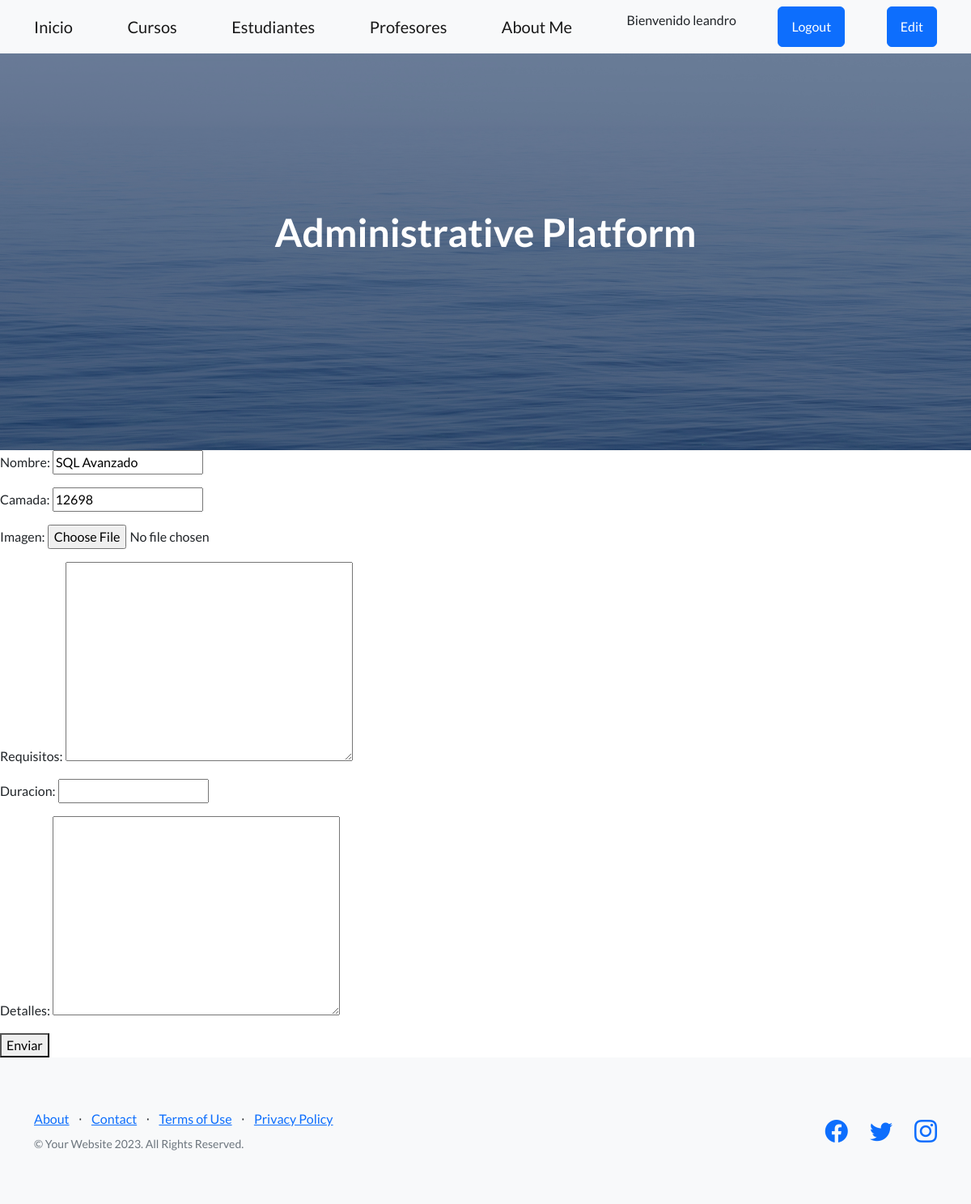
Before: /app-coder/actualiza-curso/15 (signed in) with the older database file.
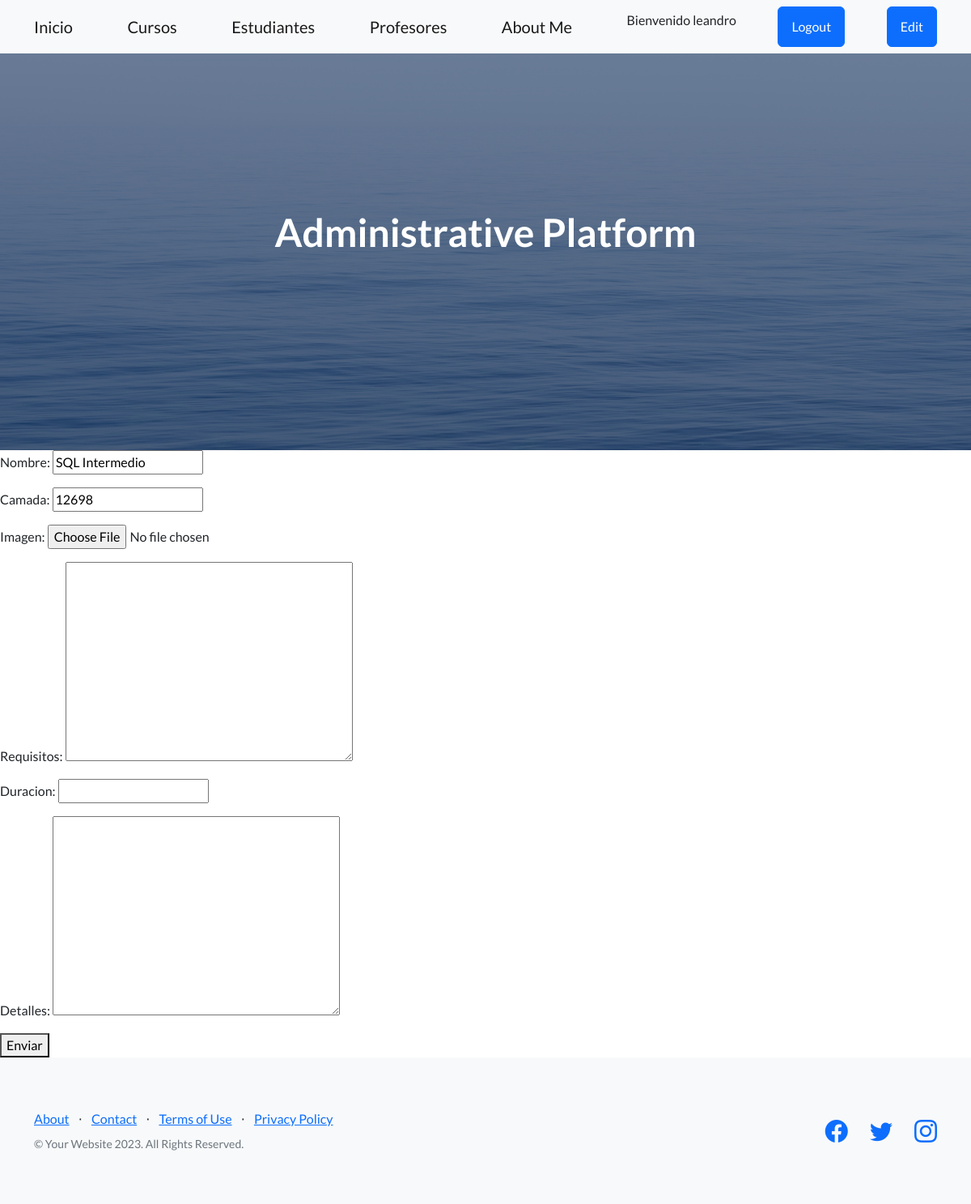
After: the same page with the newer database file.
### AppCoder/models.py (models this page shows, shortened)
class Curso(models.Model):
    nombre = models.CharField(max_length=50)
    camada = models.IntegerField(blank=True, null=True)
    imagen = models.ImageField(upload_to="jpgcursos/", blank=True, null=True)
    requisitos = models.TextField(blank=True, null=True)
    duracion = models.CharField(max_length=50, blank=True, null=True)
    detalles = models.TextField(blank=True, null=True)
    class Meta():
        ordering = ("nombre", "camada")

### AppCoder/views.py (the view)
# urls.py: path('actualiza-curso/<pk>', CursoUpdate.as_view(), name = "ActualizaCursos"),
@method_decorator(staff_member_required, name='dispatch')
class CursoUpdate(UpdateView):
    model = Curso
    template_name = "curso_update.html"
    fields = ("__all__")
    success_url = '/app-coder/inicio'

### AppCoder/templates/curso_update.html
{% extends 'padre.html' %}
{% block contenidoQueCambia %}
    <form action="{% url 'ActualizaCursos' curso.id %}" enctype="multipart/form-data" method="post"> {% csrf_token %}
        {{form.as_p}}
        <button type="submit">Enviar</button>
    </form>
{% endblock contenidoQueCambia %}

Changed rows visible on the page:
changed Curso: nombre "SQL Avanzado" → "SQL Intermedio"
